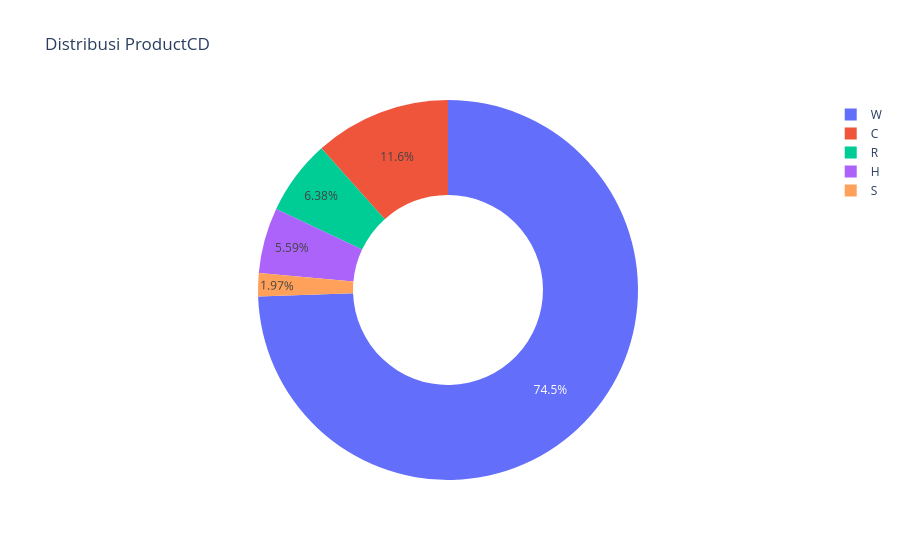

The code cell stored with this chart in its notebook:
### Markdown cell above
# Tipe transaksi

Kolom `ProductCD` merepresentasikan kategori/jenis produk pada setiap transaksi. Distribusi kategori ini divisualisasikan menggunakan pie chart untuk melihat proporsi masing-masing jenis produk dalam dataset.

### Code cell
print(data["ProductCD"].value_counts())

import plotly.express as px
tipe = data["ProductCD"].value_counts()
figure = px.pie(values=tipe.values, names=tipe.index, hole=0.5,
                 title="Distribusi ProductCD")
figure.show()

### Figure 1 — Plotly figure (JSON) as saved in the notebook; plotly's stock layout.template omitted (floating-point values rounded to 4 significant figures)
{"data": [{"domain": {"x": [0, 1], "y": [0, 1]}, "hole": 0.5, "hovertemplate": "label=%{label}<br>value=%{value}<extra></extra>", "labels": ["W", "C", "R", "H", "S"], "legendgroup": "", "name": "", "showlegend": true, "type": "pie", "values": [439670, 68519, 37699, 33024, 11628]}], "layout": {"legend": {"tracegroupgap": 0}, "title": {"text": "Distribusi ProductCD"}}}
